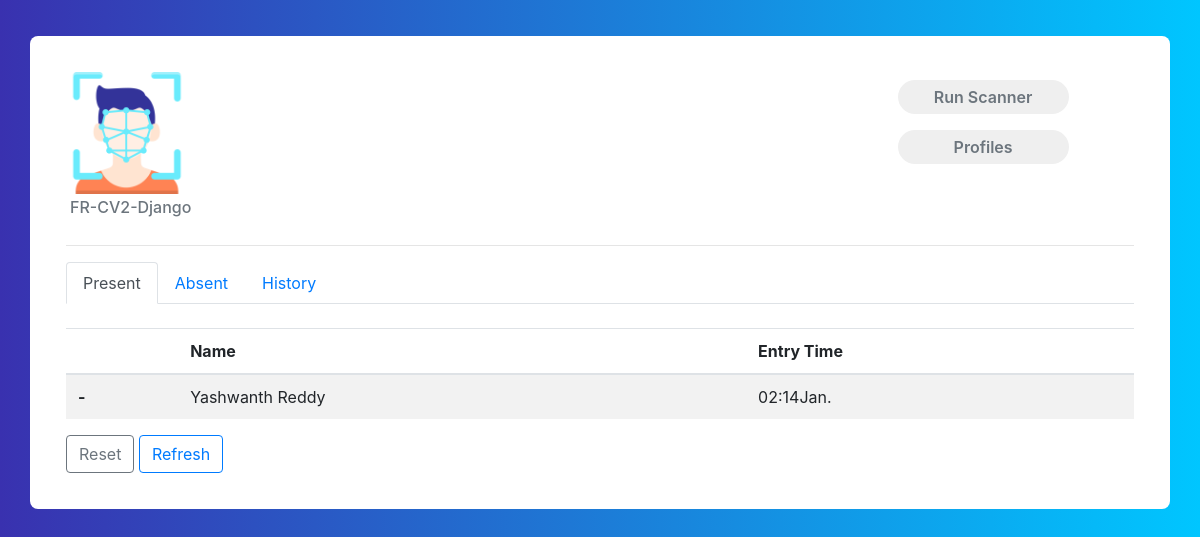
The page / on the database its author committed.
### core/models.py (models this page shows, shortened)
class Profile(models.Model):
    first_name = models.CharField(max_length=70)
    last_name = models.CharField(max_length=70)
    date = models.DateField()
    phone = models.BigIntegerField()
    email = models.EmailField()
    ranking = models.CharField(choices=types1,max_length=20,null=True,blank=False,default='year')
    profession = models.CharField(max_length=200)
    status = models.CharField(choices=types,max_length=20,null=True,blank=False,default='section')
    present = models.BooleanField(default=False)
    image = models.ImageField()
    updated = models.DateTimeField(auto_now=True)
    shift = models.CharField(max_length=200)

### core/views.py (the view)
# urls.py: path('', index, name= 'index'),
def index(request):
    scanned = LastFace.objects.all().order_by('date').reverse()
    present = Profile.objects.filter(present=True).order_by('updated').reverse()
    absent = Profile.objects.filter(present=False).order_by('shift')
    context = {
        'scanned': scanned,
        'present': present,
        'absent': absent,
    }
    return render(request, 'core/index.html', context)

### core/templates/core/index.html (shortened to what this page needs)
{% extends "core/base.html" %}
{% load static %}
{% block content %}
<div class="container emp-profile">
    <div class="row">
        <div class="col-md-3">
            <img src="{% static 'img/fcicon.png'%}" alt="" width="50%">
            <h6 class="text-muted p-1"> FR-CV2-Django</h6>
        </div>
        <div class="col-md-6">
        </div>
        <div class="col-md-3">
            <a target="_blank" class="scan" href="{% url 'details' %}"><input type="submit" class="profile-edit-btn m-2"
                    name="btnAddMore" value="Run Scanner" /></a>
            <a   href="{% url 'profiles' %}"><input type="submit" class="profile-edit-btn m-2 "
                        name="btnAddMore" value="Profiles" /></a>
        </div>
    </div>
    <hr>
    <ul class="nav nav-tabs" id="myTab" role="tablist">
        <li class="nav-item" role="presentation">
            <a class="nav-link active" id="present-tab" data-toggle="tab" href="#present" role="tab"
                aria-controls="home" aria-selected="true">Present</a>
        </li>
        <li class="nav-item" role="presentation">
            <a class="nav-link" id="absent-tab" data-toggle="tab" href="#absent" role="tab" aria-controls="profile"
                aria-selected="false">Absent</a>
        </li>
        <li class="nav-item" role="presentation">
            <a class="nav-link" id="history-tab" data-toggle="tab" href="#history" role="tab" aria-controls="contact"
                aria-selected="false">History</a>
        </li>
    </ul>
    <div class="tab-content" id="myTabContent">
        <br>
        <div class="tab-pane fade show active" id="present" role="tabpanel" aria-labelledby="home-tab">
            <table class="table table-striped ">
                <thead>
                    <tr>
                        <th scope="col"> </th>
                        <th scope="col">Name</th>
                        <th scope="col">Entry Time</th>
                    </tr>
                </thead>
                <tbody>
                    {% for profile in present %}
                    <tr>
                        <th scope="row">-</th>
                        <td>{{profile.first_name}} {{profile.last_name}}</td>
                        <td>{{profile.updated |date:"h:iN"}}</td>
                    </tr>
                    {% endfor%}
                </tbody>
            </table>
            <a href="{% url 'reset' %}"><button type="button" class="btn btn-outline-secondary">Reset</button></a>
            <a href="{% url 'index' %}"><button type="button" class="btn btn-outline-primary">Refresh</button></a>
        </div>
    </div>
</div>
{% endblock content %}

### static/css/details.css (style rules this page uses)
.emp-profile { padding: 3%; margin-top: 3%; margin-bottom: 3%; border-radius: 0.5rem; background: #fff; }
.profile-edit-btn { border: none; border-radius: 1.5rem; width: 70%; padding: 2%; font-weight: 600; color: #6c757d; cursor: pointer; }

### static/css/body.css (style rules this page uses)
body { background: -webkit-linear-gradient(left, #3931af, #00c6ff); }

### rows shown on the page
Profile: first_name "Yashwanth", last_name "Reddy", updated "02:14Jan."
